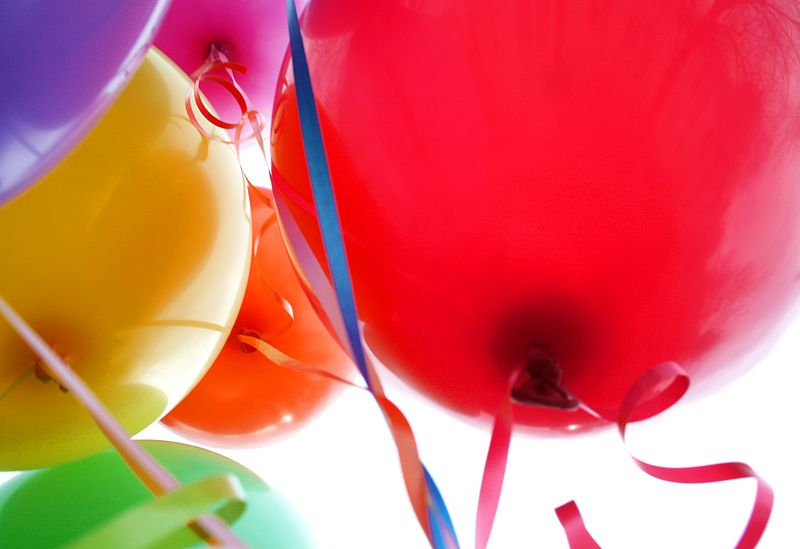
#> input picture 3. CNN and Open_CV/Test_images_vids/balloons.jpg, 800 x 549 px, found by its file name
$ python Detecting_color.py
#> lines starting #> are read from the running program, lines starting #| are printed output that depends on the picture; after the words box and inside, x2 and y2 are one past the last pixel; in counts of white or black regions, pixels touching at a corner belong together
import cv2
import numpy as np

#Detecting color of images

def empty(a):
    pass

#Lets create a trackbar window
cv2.namedWindow("Trackbars")
cv2.resizeWindow("Trackbars",640,240)
cv2.createTrackbar("Hue min","Trackbars",172,179,empty)
cv2.createTrackbar("Hue max","Trackbars",179,179,empty)
cv2.createTrackbar("Sat min","Trackbars",55,255,empty)
cv2.createTrackbar("Sat max","Trackbars",255,255,empty)
cv2.createTrackbar("Val min","Trackbars",223,255,empty)
cv2.createTrackbar("Val max","Trackbars",255,255,empty)

while True:
    img = cv2.imread("/home/sagar/balloons.jpg")
#> img is the input picture: shape (549, 800, 3); mean B, G, R 99.1, 104, 216.9
    #Lets convert this image to HSV
    imgHSV = cv2.cvtColor(img, cv2.COLOR_BGR2HSV)
#> imgHSV: shape (549, 800, 3); mean H, S, V 104, 170.7, 224.8

    h_min = cv2.getTrackbarPos("Hue min","Trackbars")
    h_max = cv2.getTrackbarPos("Hue max","Trackbars")
    s_min = cv2.getTrackbarPos("Sat min","Trackbars")
    s_max = cv2.getTrackbarPos("Sat max","Trackbars")
    v_min = cv2.getTrackbarPos("Val min","Trackbars")
    v_max = cv2.getTrackbarPos("Val max","Trackbars")

    print(h_min,h_max,s_min,s_max,v_min,v_max)

    lower = np.array([h_min,s_min,v_min])
    upper = np.array([h_max,s_max,v_max])
    mask = cv2.inRange(imgHSV,lower,upper)
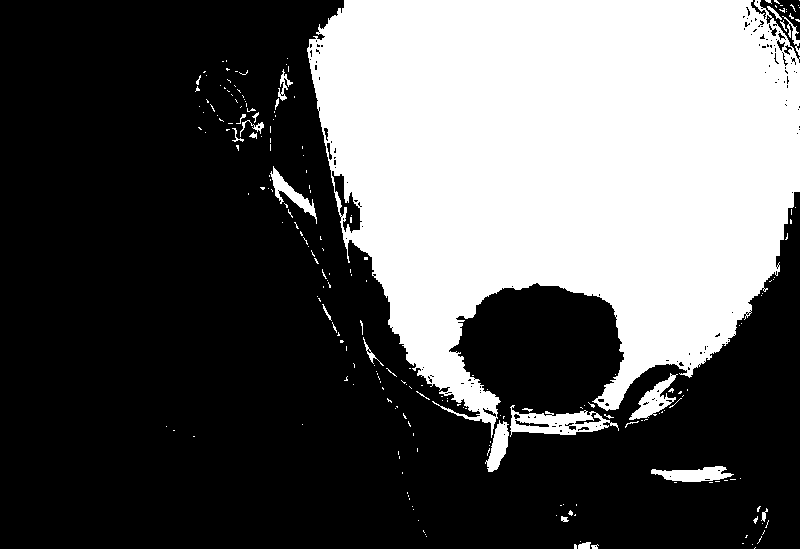
#> mask: shape (549, 800); 35.4% white; 226 white regions (199 under 20 px), largest, box (x1, y1, x2, y2) and area: (307, 0, 800, 438) 149041, (510, 405, 619, 437) 1609, (629, 373, 678, 420) 819

    resultImg = cv2.bitwise_and(img,img,mask=mask)
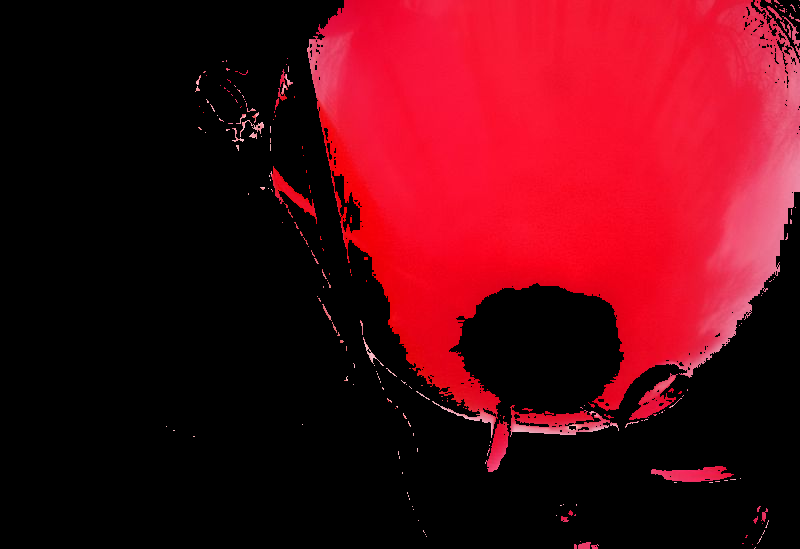
#> resultImg: shape (549, 800, 3); mean B, G, R 19.4, 8.9, 86.2

    cv2.imshow("Balloons",img)
    cv2.imshow("Balloons_HSV",imgHSV)
    cv2.imshow("Masked",mask)
    cv2.imshow("Result",resultImg)

    if cv2.waitKey(0) & 0xff ==ord("q"):
#> (key q is pressed here)
        cv2.destroyAllWindows()
        break
